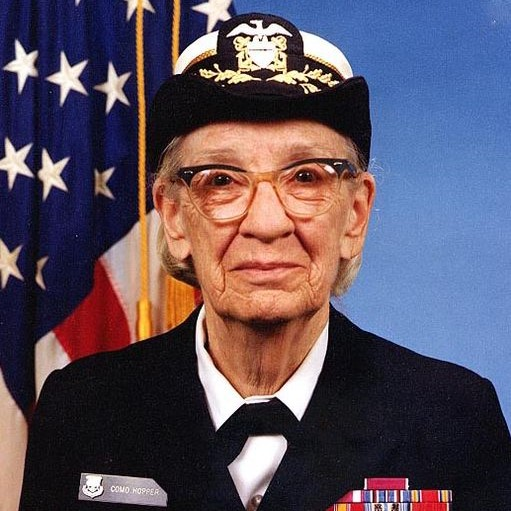
#> input picture wk10-Hopper-3 square.jpg, 511 x 511 px
$ python ass2-demo.py
#> lines starting #> are read from the running program, lines starting #| are printed output that depends on the picture; long printed decimals are rounded
### ass2_imageProcessing.py
import numpy as np
import matplotlib.image as mpimg
import matplotlib.pyplot as plt
import scipy.ndimage as nd

def loadImage(filename):
#> called with filename = 'wk10-Hopper-3 square.jpg'
    img = mpimg.imread(filename)
#> img is the input picture: shape (511, 511, 3); mean R, G, B 91.6, 80.3, 95.1
    (rows, cols, colourChannels) = img.shape
#> rows = 511; cols = 511; colourChannels = 3

    # Discard alpha channel if present
    if colourChannels == 4:
        img = img[:,:,0:3]

    img64 = np.float64(img)

    # Handle 0..1 value floating point images
    if type(img[0,0,0]) == np.float32:
        img64 *= 255

    return img64


def saveImage(imageData, filename, scale=False, format="RGB"):
#> called with filename = 'Helsinki-brightened.jpg', scale = False, format = 'RGB'
    img = imageData.copy()
    if scale == True:  # Scale intensity between 0 and 255
        img -= np.min(img)
        img = img / np.max(img)
        img *= 255
    else:
        img[img > 255] = 255  # Clip at 255
        img[img < 0] = 0

    if format == 'HSL': img = hsl2rgb(img)

    plt.imsave(filename, np.uint8(np.round(img)))
    return None


def showImage(imageData):
    img = imageData.copy()
    img[img > 255] = 255  # Clip at 255
    img[img < 0] = 0      # Clip at 0
    img = np.uint8(np.round(img))
    plt.axis('off')
    plt.imshow(img)

def rgb2hsl(imageData):
    (rows, cols, colorLength) = imageData.shape
#> rows = 511; cols = 511; colorLength = 3
    for row in range(0,rows):
        for col in range(0,cols):
            (R, G, B) = imageData[row,col,:]

            (R2, G2, B2) = np.array((R, G, B))/255

            Cmax = np.max(np.array((R2, G2, B2)))
            Cmin = np.min(np.array((R2, G2, B2)))
            D = Cmax - Cmin
            if D == 0:
                H = 0
            elif Cmax == R2:
                H = 60*np.mod((G2-B2)/D,6)
            elif Cmax == G2:
                H = 60*((B2-R2)/D + 2)
            else:
                H = 60*((R2-G2)/D + 4)
            L = (Cmax + Cmin)/2
            if D == 0:
                S = 0
            else:
                S = D/( 1- np.abs(2*L-1))

            imageData[row,col,:] = (H, S, L)
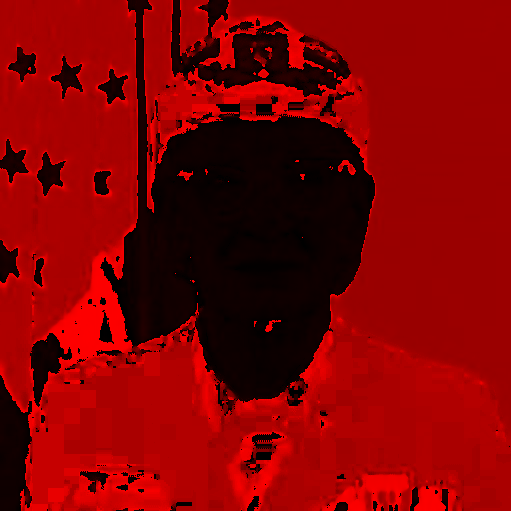
#> imageData: shape (511, 511, 3) float64; mean of channels 0, 1, 2 184.5, 0.4, 0.4; drawn with min black and max white
    return imageData

def hsl2rgb(imageData):
    (rows, cols, colorLength) = imageData.shape
#> rows = 511; cols = 511; colorLength = 3
    for row in range(0,rows):
        for col in range(0,cols):
            (H, S, L) = imageData[row,col,:]
            C = (1-np.abs(2*L-1))*S
            X = C*(1-np.abs(np.mod(H/60,2)-1))
            m = L-C/2
            if 0 <= H < 60:
                (R2, G2, B2) = (C,X,0)
            if 60 <= H < 120:
                (R2, G2, B2) = (X,C,0)
            if 120 <= H < 180:
                (R2, G2, B2) = (0,C,X)
            if 180 <= H < 240:
                (R2, G2, B2) = (0,X,C)
            if 240 <= H < 300:
                (R2, G2, B2) = (X,0,C)
            if 300 <= H < 360:
                (R2, G2, B2) = (C,0,X)
            (R,G,B) = ( (R2+m)*255, (G2+m)*255, (B2+m)*255 )
            imageData[row,col,:] = (R,G,B)
    return imageData


def brightness(imageData, brt, changeType="absolute", format="RGB"):
    img = imageData.copy()

    if format == "HSL":
        img = hsl2rgb(img)
    elif format != "RGB":
        print("Error: '{}' is not a valid format parameter!".format(format))
        return imageData

    if changeType == "absolute":
        img += brt
    elif changeType == "relative":
        img *= brt
    else:
        print("Error: '{}' is not a valid changeType parameter!".format(changeType))
        return imageData

    if format == "HSL": img = rgb2hsl(img)
    return img

def contrast(imageData, cont, format="RGB"):
    img = imageData.copy()

    if format == "HSL":
        img = hsl2rgb(img)
    elif format != "RGB":
        print("Error: '{}' is not a valid format parameter!".format(format))
        return imageData

    img = cont * (img - 127.5) + 127.5

    if format == "HSL": img = rgb2hsl(img)
    return img

def saturation(imageData, amt, format="HSL"):
    img = imageData.copy()

    if format == "RGB":
        img = rgb2hsl(img)
    elif format != "HSL":
        print("Error: '{}' is not a valid format parameter!".format(format))
        return imageData

    img[:,:,1] *= amt  # Multiply saturation by amount

    if format == "RGB": img = hsl2rgb(img)
    return img

def toneMap(imageData, hue, sat, format="HSL"):
#> called with hue = 285, sat = 0.1, format = 'HSL'
    img = imageData.copy()

    if format == "RGB":
        img = rgb2hsl(img)
    elif format != "HSL":
        print("Error: '{}' is not a valid format parameter!".format(format))
        return imageData

    img[:,:,0] = hue  # Multiply hue by amount
    img[:,:,1] = sat  # Multiply saturation by amount
#> after the loop in hsl2rgb (call 2), `for row in range(0,rows):`:
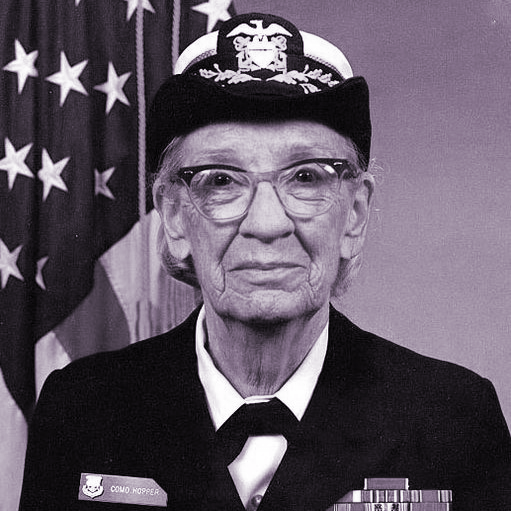
#> imageData: shape (511, 511, 3) float64; mean of channels 0, 1, 2 95.8, 86.5, 98.8; drawn as R, G, B

    if format == "RGB": img = hsl2rgb(img)
    return img

def crop(imageData, top, bot, left, right):
#> called with top = 70, bot = 200, left = 80, right = 200
    (rows, cols, colours) = imageData.shape
#> rows = 511; cols = 511; colours = 3

    if top >= bot:
        print ("Error: top ({}) must be less than bottom ({})!".format(top, bot))
        return imageData
    if left >= right:
        print("Error: left ({}) must be less than right ({})!".format(left, right))
        return imageData
    if top < 0:
        print ("Error: top ({}) must be greater than 0!".format(top))
        return imageData
    if left < 0:
        print ("Error: left ({}) must be greater than 0!".format(left))
        return imageData
    if bot > rows:
        print ("Error: bottom ({}) must be less than the ".format(bot) +
               "vertical resolution ({}) of the original image!".format(rows))
        return imageData
    if right > rows:
        print ("Error: right ({}) must be less than the ".format(right) +
               "horizontal resolution ({}) of the original image!".format(rows))
        return imageData

    return imageData[top:bot, left:right, :]
#> after the loop in rgb2hsl (call 3), `for row in range(0,rows):`:
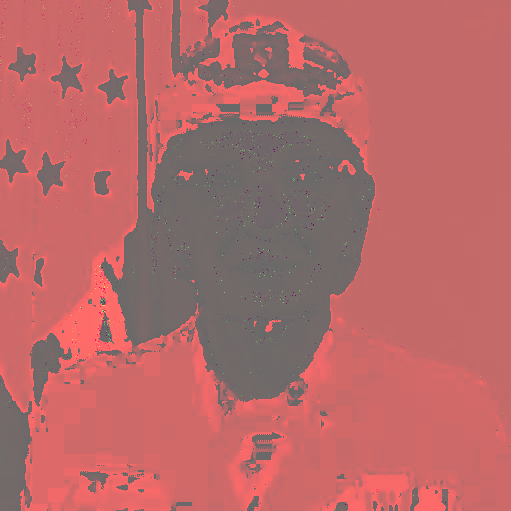
#> imageData: shape (511, 511, 3) float64; mean R, G, B 184.5, 0.4, 0.2; drawn with min black and max white

def saturated(imageData, type="white", format="RGB"):
#> called with type = 'white', format = 'RGB'
    if format == "RGB":
        img = imageData[:,:]
    elif format == "HSL":
        img = imageData[:,:,2]
    else:
        print("Error: {} is not a valid format parameter!".format(format))
        return imageData

    if type == "white":
        val = 254.5 if format == "RGB" else 0.99
        count = img[img >= val]
#> count = 6702 values from 255 to 255
    elif type == "black":
        val = 0.5 if format == "RGB" else 0.01
        count = img[img <= val]
    else:
        print("Error: {} is not a valid type parameter!".format(type))
        return imageData

    if format == "RGB":
        pct = np.size(count) / np.size(imageData) * 100
#> pct = 0.856
#| White saturated in original:  0.8555
#| White saturated in contrast boosted:  14.365
    else:
        pct = np.size(count) / (np.size(imageData)/3) * 100

    return pct

def histogram(imageData, scale="linear", channel="L", bins=255, format="RGB"):
    if format == "RGB":
        if   channel == "R": img = imageData[:,:,0]
        elif channel == "G": img = imageData[:,:,1]
        elif channel == "B": img = imageData[:,:,2]
        elif channel == "L": img = rgb2hsl(imageData)[:,:,2]
        else: print("Error: {} is not a valid channel parameter!".format(channel)); return
    elif format == "HSL":
        if   channel == "L": img = imageData[:,:,2]
        elif channel == "R": img = hsl2rgb(imageData)[:,:,0]
        elif channel == "G": img = hsl2rgb(imageData)[:,:,1]
        elif channel == "B": img = hsl2rgb(imageData)[:,:,2]
        else: print("Error: {} is not a valid channel parameter!".format(channel)); return
    else:
        print("Error: {} is not a valid format parameter!".format(format))
        return

    if scale == "linear":
        return plt.hist(img.reshape(-1), bins, log=False)
    elif scale == "log":
        return plt.hist(img.reshape(-1), bins, log=True)
    else:
        print("Error: {} is not a valid scale parameter!".format(scale))
        return

def unsharpMask(imageData, radius=5, amount=2, format="RGB"):
#> called with radius = 5, amount = 3, format = 'RGB'
    img = imageData.copy()

    if format == "HSL":
        img = hsl2rgb(img)
    elif format != "RGB":
        print("Error: '{}' is not a valid format parameter!".format(format))
        return imageData

    R = img[:,:,0]; G = img[:,:,1]; B = img[:,:,2]
    R_blur = nd.gaussian_filter(R, radius / 3)
    G_blur = nd.gaussian_filter(G, radius / 3)
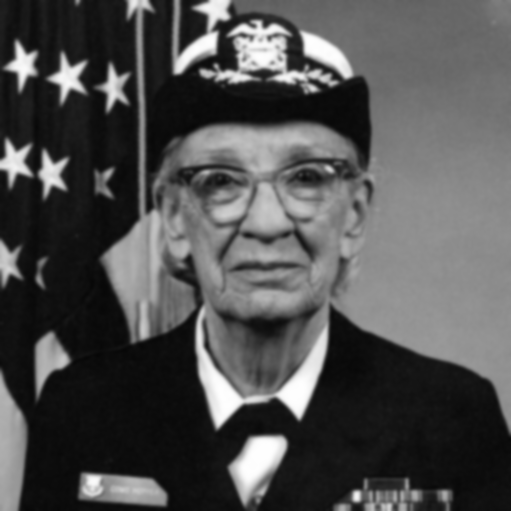
#> G_blur: shape (511, 511) float64; min 6.95, max 255, mean 80.3
    B_blur = nd.gaussian_filter(B, radius / 3)
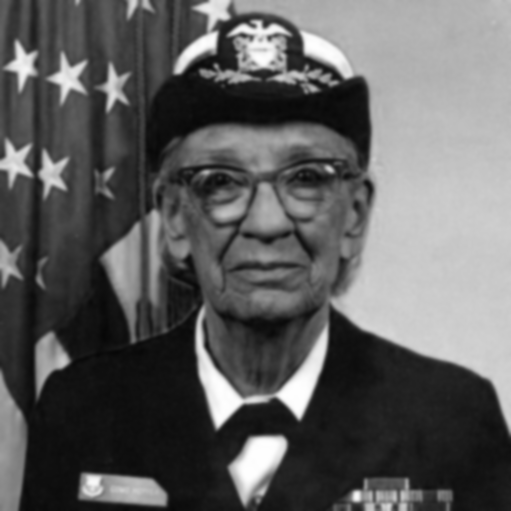
#> B_blur: shape (511, 511) float64; min 7.18, max 255, mean 95.1
    R_sharp = img[:,:,0] + (img[:,:,0] - R_blur) * amount
    G_sharp = img[:,:,1] + (img[:,:,1] - G_blur) * amount
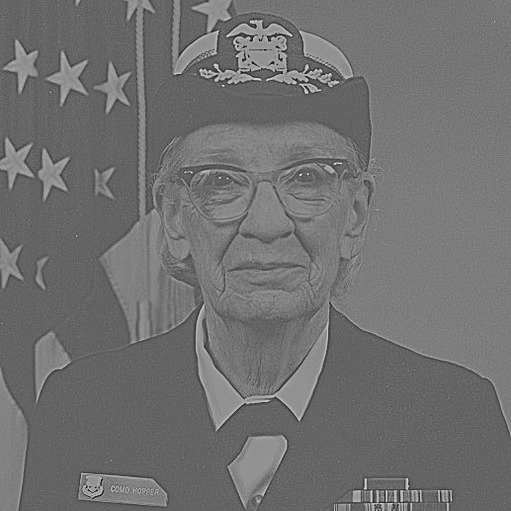
#> G_sharp: shape (511, 511) float64; min -508.6, max 821.6, mean 80.3; drawn with min black and max white
    B_sharp = img[:,:,2] + (img[:,:,2] - B_blur) * amount
    img[:,:,0] = R_sharp
#> img: shape (511, 511, 3) float64
    img[:,:,1] = G_sharp
    img[:,:,2] = B_sharp

    return img

### ass2-demo.py
import ass2_imageProcessing as ip
import matplotlib.pyplot as plt

x = ip.loadImage("wk10-Hopper-3 square.jpg")
plt.figure(1)
ip.showImage(x)
plt.title("Original")

xB = ip.brightness(x.copy(), 1.8, changeType="relative")
plt.figure(2)
ip.showImage(xB)
plt.title("Brightness Up")

ip.saveImage(xB, "Helsinki-brightened.jpg")

xC = ip.contrast(x.copy(), 2)
plt.figure(3)
ip.showImage(xC)
plt.title("Contrast Up")

xS = ip.hsl2rgb(ip.saturation(ip.rgb2hsl(x.copy()), 2))
plt.figure(4)
ip.showImage(xS)
plt.title("Saturation Up")

plt.figure(5)
ip.showImage(ip.hsl2rgb(ip.toneMap(ip.rgb2hsl(x.copy()), 285, 0.1)))
plt.title("Tone Mapped")

plt.figure(6)
ip.showImage(ip.crop(x.copy(), 70,200, 80, 200))
plt.title("Cropped")

plt.figure(7)
ip.histogram(ip.contrast(x.copy(), 2), bins=128)
ip.histogram(x.copy(), bins=128)
plt.title("L Channel Histogram Before and After Contrast Boost")

print("White saturated in original: ", ip.saturated(x.copy()))
print("White saturated in contrast boosted: ", ip.saturated(ip.contrast(x.copy(),2)))

plt.figure(8)
ip.showImage(ip.unsharpMask(x.copy(), amount=3))
plt.title("Sharpened")

plt.show()
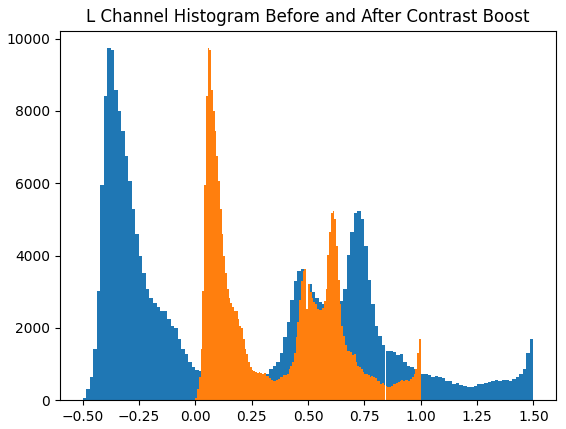
#> figure drawn by matplotlib, 1 panel; tallest bar 9734 high, from x = -0.391 to -0.375; tallest bar 9734 high, from x = 0.0547 to 0.0625
